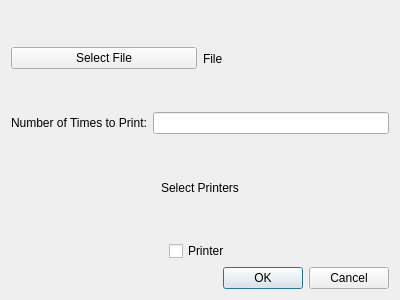
<?xml version="1.0" encoding="UTF-8"?>
<ui version="4.0">
 <class>Dialog</class>
 <widget class="QDialog" name="Dialog">
  <property name="geometry">
   <rect>
    <x>0</x>
    <y>0</y>
    <width>400</width>
    <height>300</height>
   </rect>
  </property>
  <property name="windowTitle">
   <string>Dialog</string>
  </property>
  <layout class="QVBoxLayout" name="verticalLayout_2">
   <item>
    <layout class="QVBoxLayout" name="verticalLayout">
     <item>
      <layout class="QHBoxLayout" name="horizontalLayout_2">
       <item>
        <widget class="QPushButton" name="pushButton">
         <property name="text">
          <string>Select File</string>
         </property>
        </widget>
       </item>
       <item>
        <widget class="QLabel" name="label">
         <property name="text">
          <string>File</string>
         </property>
        </widget>
       </item>
      </layout>
     </item>
     <item>
      <layout class="QHBoxLayout" name="horizontalLayout_3">
       <item>
        <widget class="QLabel" name="label_3">
         <property name="text">
          <string>Number of Times to Print:</string>
         </property>
        </widget>
       </item>
       <item>
        <widget class="QLineEdit" name="lineEdit"/>
       </item>
      </layout>
     </item>
     <item alignment="Qt::AlignHCenter">
      <widget class="QLabel" name="label_2">
       <property name="text">
        <string>Select Printers</string>
       </property>
      </widget>
     </item>
     <item alignment="Qt::AlignHCenter">
      <widget class="QCheckBox" name="checkBox">
       <property name="text">
        <string>Printer</string>
       </property>
      </widget>
     </item>
    </layout>
   </item>
   <item>
    <widget class="QDialogButtonBox" name="buttonBox">
     <property name="orientation">
      <enum>Qt::Horizontal</enum>
     </property>
     <property name="standardButtons">
      <set>QDialogButtonBox::Cancel|QDialogButtonBox::Ok</set>
     </property>
    </widget>
   </item>
  </layout>
 </widget>
 <resources/>
 <connections>
  <connection>
   <sender>buttonBox</sender>
   <signal>accepted()</signal>
   <receiver>Dialog</receiver>
   <slot>accept()</slot>
   <hints>
    <hint type="sourcelabel">
     <x>248</x>
     <y>254</y>
    </hint>
    <hint type="destinationlabel">
     <x>157</x>
     <y>274</y>
    </hint>
   </hints>
  </connection>
  <connection>
   <sender>buttonBox</sender>
   <signal>rejected()</signal>
   <receiver>Dialog</receiver>
   <slot>reject()</slot>
   <hints>
    <hint type="sourcelabel">
     <x>316</x>
     <y>260</y>
    </hint>
    <hint type="destinationlabel">
     <x>286</x>
     <y>274</y>
    </hint>
   </hints>
  </connection>
 </connections>
</ui>
